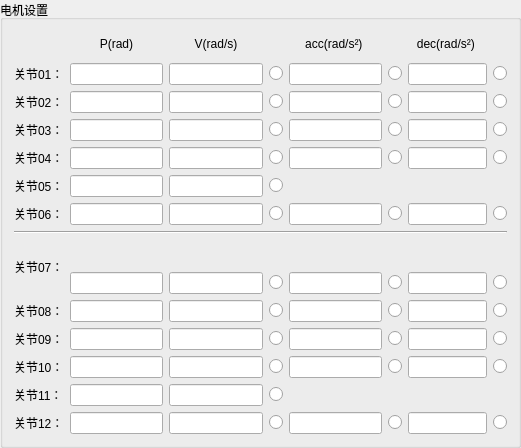
       <widget class="QGroupBox" name="groupBox_2">
        <property name="geometry">
         <rect>
          <x>590</x>
          <y>10</y>
          <width>521</width>
          <height>448</height>
         </rect>
        </property>
        <property name="title">
         <string>电机设置</string>
        </property>
        <layout class="QGridLayout" name="gridLayout_3">
         <item row="11" column="8">
          <widget class="QRadioButton" name="rBtn_dec8">
           <property name="text">
            <string/>
           </property>
          </widget>
         </item>
         <item row="12" column="0">
          <widget class="QLabel" name="label_117">
           <property name="text">
            <string>关节09：</string>
           </property>
          </widget>
         </item>
         <item row="3" column="4">
          <widget class="QLineEdit" name="lineEdit_joint102_acc">
           <property name="enabled">
            <bool>true</bool>
           </property>
           <property name="alignment">
            <set>Qt::AlignRight|Qt::AlignTrailing|Qt::AlignVCenter</set>
           </property>
          </widget>
         </item>
         <item row="13" column="1">
          <widget class="QLineEdit" name="lineEdit_joint204_p">
           <property name="enabled">
            <bool>true</bool>
           </property>
           <property name="alignment">
            <set>Qt::AlignRight|Qt::AlignTrailing|Qt::AlignVCenter</set>
           </property>
          </widget>
         </item>
         <item row="15" column="0">
          <widget class="QLabel" name="label_131">
           <property name="text">
            <string>关节12：</string>
           </property>
          </widget>
         </item>
         <item row="5" column="6" colspan="2">
          <widget class="QLineEdit" name="lineEdit_joint104_dec">
           <property name="enabled">
            <bool>true</bool>
           </property>
           <property name="alignment">
            <set>Qt::AlignRight|Qt::AlignTrailing|Qt::AlignVCenter</set>
           </property>
          </widget>
         </item>
         <item row="13" column="6" colspan="2">
          <widget class="QLineEdit" name="lineEdit_joint204_dec">
           <property name="enabled">
            <bool>true</bool>
           </property>
           <property name="alignment">
            <set>Qt::AlignRight|Qt::AlignTrailing|Qt::AlignVCenter</set>
           </property>
          </widget>
         </item>
         <item row="11" column="5">
          <widget class="QRadioButton" name="rBtn_acc8">
           <property name="text">
            <string/>
           </property>
          </widget>
         </item>
         <item row="1" column="2">
          <widget class="QLineEdit" name="lineEdit_joint101_v">
           <property name="enabled">
            <bool>true</bool>
           </property>
           <property name="alignment">
            <set>Qt::AlignRight|Qt::AlignTrailing|Qt::AlignVCenter</set>
           </property>
          </widget>
         </item>
         <item row="5" column="1">
          <widget class="QLineEdit" name="lineEdit_joint104_p">
           <property name="enabled">
            <bool>true</bool>
           </property>
           <property name="alignment">
            <set>Qt::AlignRight|Qt::AlignTrailing|Qt::AlignVCenter</set>
           </property>
          </widget>
         </item>
         <item row="7" column="0">
          <widget class="QLabel" name="label_103">
           <property name="text">
            <string>关节06：</string>
           </property>
          </widget>
         </item>
         <item row="9" column="0" rowspan="2">
          <widget class="QLabel" name="label_109">
           <property name="text">
            <string>关节07：</string>
           </property>
          </widget>
         </item>
         <item row="10" column="8">
          <widget class="QRadioButton" name="rBtn_dec7">
           <property name="text">
            <string/>
           </property>
          </widget>
         </item>
         <item row="14" column="1">
          <widget class="QLineEdit" name="lineEdit_joint205_p">
           <property name="enabled">
            <bool>true</bool>
           </property>
           <property name="alignment">
            <set>Qt::AlignRight|Qt::AlignTrailing|Qt::AlignVCenter</set>
           </property>
          </widget>
         </item>
         <item row="6" column="2">
          <widget class="QLineEdit" name="lineEdit_joint105_v">
           <property name="enabled">
            <bool>true</bool>
           </property>
           <property name="alignment">
            <set>Qt::AlignRight|Qt::AlignTrailing|Qt::AlignVCenter</set>
           </property>
          </widget>
         </item>
         <item row="4" column="0">
          <widget class="QLabel" name="label_89">
           <property name="text">
            <string>关节03：</string>
           </property>
          </widget>
         </item>
         <item row="8" column="0" colspan="9">
          <widget class="Line" name="line_2">
           <property name="orientation">
            <enum>Qt::Horizontal</enum>
           </property>
          </widget>
         </item>
         <item row="13" column="8">
          <widget class="QRadioButton" name="rBtn_dec10">
           <property name="text">
            <string/>
           </property>
          </widget>
         </item>
         <item row="7" column="2">
          <widget class="QLineEdit" name="lineEdit_joint106_v">
           <property name="enabled">
            <bool>true</bool>
           </property>
           <property name="alignment">
            <set>Qt::AlignRight|Qt::AlignTrailing|Qt::AlignVCenter</set>
           </property>
          </widget>
         </item>
         <item row="4" column="2">
          <widget class="QLineEdit" name="lineEdit_joint103_v">
           <property name="enabled">
            <bool>true</bool>
           </property>
           <property name="alignment">
            <set>Qt::AlignRight|Qt::AlignTrailing|Qt::AlignVCenter</set>
           </property>
          </widget>
         </item>
         <item row="5" column="0">
          <widget class="QLabel" name="label_93">
           <property name="text">
            <string>关节04：</string>
           </property>
          </widget>
         </item>
         <item row="15" column="3">
          <widget class="QRadioButton" name="rBtn_v12">
           <property name="text">
            <string/>
           </property>
          </widget>
         </item>
         <item row="3" column="2">
          <widget class="QLineEdit" name="lineEdit_joint102_v">
           <property name="enabled">
            <bool>true</bool>
           </property>
           <property name="alignment">
            <set>Qt::AlignRight|Qt::AlignTrailing|Qt::AlignVCenter</set>
           </property>
          </widget>
         </item>
         <item row="4" column="1">
          <widget class="QLineEdit" name="lineEdit_joint103_p">
           <property name="enabled">
            <bool>true</bool>
           </property>
           <property name="layoutDirection">
            <enum>Qt::LeftToRight</enum>
           </property>
           <property name="alignment">
            <set>Qt::AlignRight|Qt::AlignTrailing|Qt::AlignVCenter</set>
           </property>
          </widget>
         </item>
         <item row="3" column="3">
          <widget class="QRadioButton" name="rBtn_v2">
           <property name="text">
            <string/>
           </property>
          </widget>
         </item>
         <item row="10" column="3">
          <widget class="QRadioButton" name="rBtn_v7">
           <property name="text">
            <string/>
           </property>
          </widget>
         </item>
         <item row="1" column="6" colspan="2">
          <widget class="QLineEdit" name="lineEdit_joint101_dec">
           <property name="enabled">
            <bool>true</bool>
           </property>
           <property name="alignment">
            <set>Qt::AlignRight|Qt::AlignTrailing|Qt::AlignVCenter</set>
           </property>
          </widget>
         </item>
         <item row="1" column="4">
          <widget class="QLineEdit" name="lineEdit_joint101_acc">
           <property name="enabled">
            <bool>true</bool>
           </property>
           <property name="alignment">
            <set>Qt::AlignRight|Qt::AlignTrailing|Qt::AlignVCenter</set>
           </property>
          </widget>
         </item>
         <item row="15" column="8">
          <widget class="QRadioButton" name="rBtn_dec12">
           <property name="text">
            <string/>
           </property>
          </widget>
         </item>
         <item row="11" column="2">
          <widget class="QLineEdit" name="lineEdit_joint202_v">
           <property name="enabled">
            <bool>true</bool>
           </property>
           <property name="alignment">
            <set>Qt::AlignRight|Qt::AlignTrailing|Qt::AlignVCenter</set>
           </property>
          </widget>
         </item>
         <item row="12" column="2">
          <widget class="QLineEdit" name="lineEdit_joint203_v">
           <property name="enabled">
            <bool>true</bool>
           </property>
           <property name="alignment">
            <set>Qt::AlignRight|Qt::AlignTrailing|Qt::AlignVCenter</set>
           </property>
          </widget>
         </item>
         <item row="15" column="2">
          <widget class="QLineEdit" name="lineEdit_joint206_v">
           <property name="enabled">
            <bool>true</bool>
           </property>
           <property name="alignment">
            <set>Qt::AlignRight|Qt::AlignTrailing|Qt::AlignVCenter</set>
           </property>
          </widget>
         </item>
         <item row="7" column="3">
          <widget class="QRadioButton" name="rBtn_v6">
           <property name="text">
            <string/>
           </property>
          </widget>
         </item>
         <item row="12" column="6" colspan="2">
          <widget class="QLineEdit" name="lineEdit_joint203_dec">
           <property name="enabled">
            <bool>true</bool>
           </property>
           <property name="alignment">
            <set>Qt::AlignRight|Qt::AlignTrailing|Qt::AlignVCenter</set>
           </property>
          </widget>
         </item>
         <item row="13" column="2">
          <widget class="QLineEdit" name="lineEdit_joint204_v">
           <property name="enabled">
            <bool>true</bool>
           </property>
           <property name="alignment">
            <set>Qt::AlignRight|Qt::AlignTrailing|Qt::AlignVCenter</set>
           </property>
          </widget>
         </item>
         <item row="1" column="8">
          <widget class="QRadioButton" name="rBtn_dec1">
           <property name="text">
            <string/>
           </property>
          </widget>
         </item>
         <item row="4" column="4">
          <widget class="QLineEdit" name="lineEdit_joint103_acc">
           <property name="enabled">
            <bool>true</bool>
           </property>
           <property name="alignment">
            <set>Qt::AlignRight|Qt::AlignTrailing|Qt::AlignVCenter</set>
           </property>
          </widget>
         </item>
         <item row="5" column="4">
          <widget class="QLineEdit" name="lineEdit_joint104_acc">
           <property name="enabled">
            <bool>true</bool>
           </property>
           <property name="alignment">
            <set>Qt::AlignRight|Qt::AlignTrailing|Qt::AlignVCenter</set>
           </property>
          </widget>
         </item>
         <item row="11" column="0">
          <widget class="QLabel" name="label_113">
           <property name="text">
            <string>关节08：</string>
           </property>
          </widget>
         </item>
         <item row="14" column="3">
          <widget class="QRadioButton" name="rBtn_v11">
           <property name="text">
            <string/>
           </property>
          </widget>
         </item>
         <item row="5" column="3">
          <widget class="QRadioButton" name="rBtn_v4">
           <property name="text">
            <string/>
           </property>
          </widget>
         </item>
         <item row="4" column="5">
          <widget class="QRadioButton" name="rBtn_acc3">
           <property name="text">
            <string/>
           </property>
          </widget>
         </item>
         <item row="5" column="2">
          <widget class="QLineEdit" name="lineEdit_joint104_v">
           <property name="enabled">
            <bool>true</bool>
           </property>
           <property name="alignment">
            <set>Qt::AlignRight|Qt::AlignTrailing|Qt::AlignVCenter</set>
           </property>
          </widget>
         </item>
         <item row="13" column="5">
          <widget class="QRadioButton" name="rBtn_acc10">
           <property name="text">
            <string/>
           </property>
          </widget>
         </item>
         <item row="3" column="5">
          <widget class="QRadioButton" name="rBtn_acc2">
           <property name="text">
            <string/>
           </property>
          </widget>
         </item>
         <item row="1" column="0">
          <widget class="QLabel" name="label_53">
           <property name="text">
            <string>关节01：</string>
           </property>
          </widget>
         </item>
         <item row="4" column="6" colspan="2">
          <widget class="QLineEdit" name="lineEdit_joint103_dec">
           <property name="enabled">
            <bool>true</bool>
           </property>
           <property name="alignment">
            <set>Qt::AlignRight|Qt::AlignTrailing|Qt::AlignVCenter</set>
           </property>
          </widget>
         </item>
         <item row="12" column="8">
          <widget class="QRadioButton" name="rBtn_dec9">
           <property name="text">
            <string/>
           </property>
          </widget>
         </item>
         <item row="3" column="1">
          <widget class="QLineEdit" name="lineEdit_joint102_p">
           <property name="enabled">
            <bool>true</bool>
           </property>
           <property name="layoutDirection">
            <enum>Qt::LeftToRight</enum>
           </property>
           <property name="alignment">
            <set>Qt::AlignRight|Qt::AlignTrailing|Qt::AlignVCenter</set>
           </property>
          </widget>
         </item>
         <item row="1" column="5">
          <widget class="QRadioButton" name="rBtn_acc1">
           <property name="text">
            <string/>
           </property>
          </widget>
         </item>
         <item row="15" column="1">
          <widget class="QLineEdit" name="lineEdit_joint206_p">
           <property name="enabled">
            <bool>true</bool>
           </property>
           <property name="alignment">
            <set>Qt::AlignRight|Qt::AlignTrailing|Qt::AlignVCenter</set>
           </property>
          </widget>
         </item>
         <item row="13" column="3">
          <widget class="QRadioButton" name="rBtn_v10">
           <property name="text">
            <string/>
           </property>
          </widget>
         </item>
         <item row="10" column="1">
          <widget class="QLineEdit" name="lineEdit_joint201_p">
           <property name="enabled">
            <bool>true</bool>
           </property>
           <property name="alignment">
            <set>Qt::AlignRight|Qt::AlignTrailing|Qt::AlignVCenter</set>
           </property>
          </widget>
         </item>
         <item row="7" column="1">
          <widget class="QLineEdit" name="lineEdit_joint106_p">
           <property name="enabled">
            <bool>true</bool>
           </property>
           <property name="alignment">
            <set>Qt::AlignRight|Qt::AlignTrailing|Qt::AlignVCenter</set>
           </property>
          </widget>
         </item>
         <item row="3" column="8">
          <widget class="QRadioButton" name="rBtn_dec2">
           <property name="text">
            <string/>
           </property>
          </widget>
         </item>
         <item row="1" column="1">
          <widget class="QLineEdit" name="lineEdit_joint101_p">
           <property name="enabled">
            <bool>true</bool>
           </property>
           <property name="layoutDirection">
            <enum>Qt::LeftToRight</enum>
           </property>
           <property name="alignment">
            <set>Qt::AlignRight|Qt::AlignTrailing|Qt::AlignVCenter</set>
           </property>
          </widget>
         </item>
         <item row="0" column="6" colspan="2">
          <widget class="QLabel" name="label_97">
           <property name="text">
            <string>dec(rad/s²) </string>
           </property>
           <property name="alignment">
            <set>Qt::AlignCenter</set>
           </property>
          </widget>
         </item>
         <item row="0" column="2">
          <widget class="QLabel" name="label_60">
           <property name="text">
            <string>V(rad/s)</string>
           </property>
           <property name="alignment">
            <set>Qt::AlignCenter</set>
           </property>
          </widget>
         </item>
         <item row="3" column="6" colspan="2">
          <widget class="QLineEdit" name="lineEdit_joint102_dec">
           <property name="enabled">
            <bool>true</bool>
           </property>
           <property name="alignment">
            <set>Qt::AlignRight|Qt::AlignTrailing|Qt::AlignVCenter</set>
           </property>
          </widget>
         </item>
         <item row="12" column="3">
          <widget class="QRadioButton" name="rBtn_v9">
           <property name="text">
            <string/>
           </property>
          </widget>
         </item>
         <item row="3" column="0">
          <widget class="QLabel" name="label_62">
           <property name="text">
            <string>关节02：</string>
           </property>
          </widget>
         </item>
         <item row="4" column="3">
          <widget class="QRadioButton" name="rBtn_v3">
           <property name="text">
            <string/>
           </property>
          </widget>
         </item>
         <item row="6" column="3">
          <widget class="QRadioButton" name="rBtn_v5">
           <property name="text">
            <string/>
           </property>
          </widget>
         </item>
         <item row="6" column="1">
          <widget class="QLineEdit" name="lineEdit_joint105_p">
           <property name="enabled">
            <bool>true</bool>
           </property>
           <property name="alignment">
            <set>Qt::AlignRight|Qt::AlignTrailing|Qt::AlignVCenter</set>
           </property>
          </widget>
         </item>
         <item row="0" column="4">
          <widget class="QLabel" name="label_61">
           <property name="text">
            <string>acc(rad/s²) </string>
           </property>
           <property name="alignment">
            <set>Qt::AlignCenter</set>
           </property>
          </widget>
         </item>
         <item row="11" column="3">
          <widget class="QRadioButton" name="rBtn_v8">
           <property name="text">
            <string/>
           </property>
          </widget>
         </item>
         <item row="6" column="0">
          <widget class="QLabel" name="label_99">
           <property name="text">
            <string>关节05：</string>
           </property>
          </widget>
         </item>
         <item row="5" column="8">
          <widget class="QRadioButton" name="rBtn_dec4">
           <property name="text">
            <string/>
           </property>
          </widget>
         </item>
         <item row="13" column="0">
          <widget class="QLabel" name="label_121">
           <property name="text">
            <string>关节10：</string>
           </property>
          </widget>
         </item>
         <item row="0" column="1">
          <widget class="QLabel" name="label_59">
           <property name="text">
            <string>P(rad)</string>
           </property>
           <property name="alignment">
            <set>Qt::AlignCenter</set>
           </property>
          </widget>
         </item>
         <item row="11" column="6" colspan="2">
          <widget class="QLineEdit" name="lineEdit_joint202_dec">
           <property name="enabled">
            <bool>true</bool>
           </property>
           <property name="alignment">
            <set>Qt::AlignRight|Qt::AlignTrailing|Qt::AlignVCenter</set>
           </property>
          </widget>
         </item>
         <item row="10" column="2">
          <widget class="QLineEdit" name="lineEdit_joint201_v">
           <property name="enabled">
            <bool>true</bool>
           </property>
           <property name="alignment">
            <set>Qt::AlignRight|Qt::AlignTrailing|Qt::AlignVCenter</set>
           </property>
          </widget>
         </item>
         <item row="14" column="0">
          <widget class="QLabel" name="label_127">
           <property name="text">
            <string>关节11：</string>
           </property>
          </widget>
         </item>
         <item row="5" column="5">
          <widget class="QRadioButton" name="rBtn_acc4">
           <property name="text">
            <string/>
           </property>
          </widget>
         </item>
         <item row="4" column="8">
          <widget class="QRadioButton" name="rBtn_dec3">
           <property name="text">
            <string/>
           </property>
          </widget>
         </item>
         <item row="11" column="1">
          <widget class="QLineEdit" name="lineEdit_joint202_p">
           <property name="enabled">
            <bool>true</bool>
           </property>
           <property name="alignment">
            <set>Qt::AlignRight|Qt::AlignTrailing|Qt::AlignVCenter</set>
           </property>
          </widget>
         </item>
         <item row="14" column="2">
          <widget class="QLineEdit" name="lineEdit_joint205_v">
           <property name="enabled">
            <bool>true</bool>
           </property>
           <property name="alignment">
            <set>Qt::AlignRight|Qt::AlignTrailing|Qt::AlignVCenter</set>
           </property>
          </widget>
         </item>
         <item row="15" column="6" colspan="2">
          <widget class="QLineEdit" name="lineEdit_joint206_dec">
           <property name="enabled">
            <bool>true</bool>
           </property>
           <property name="alignment">
            <set>Qt::AlignRight|Qt::AlignTrailing|Qt::AlignVCenter</set>
           </property>
          </widget>
         </item>
         <item row="12" column="1">
          <widget class="QLineEdit" name="lineEdit_joint203_p">
           <property name="enabled">
            <bool>true</bool>
           </property>
           <property name="alignment">
            <set>Qt::AlignRight|Qt::AlignTrailing|Qt::AlignVCenter</set>
           </property>
          </widget>
         </item>
         <item row="12" column="5">
          <widget class="QRadioButton" name="rBtn_acc9">
           <property name="text">
            <string/>
           </property>
          </widget>
         </item>
         <item row="1" column="3">
          <widget class="QRadioButton" name="rBtn_v1">
           <property name="text">
            <string/>
           </property>
          </widget>
         </item>
         <item row="10" column="5">
          <widget class="QRadioButton" name="rBtn_acc7">
           <property name="text">
            <string/>
           </property>
          </widget>
         </item>
         <item row="10" column="6" colspan="2">
          <widget class="QLineEdit" name="lineEdit_joint201_dec">
           <property name="enabled">
            <bool>true</bool>
           </property>
           <property name="alignment">
            <set>Qt::AlignRight|Qt::AlignTrailing|Qt::AlignVCenter</set>
           </property>
          </widget>
         </item>
         <item row="15" column="5">
          <widget class="QRadioButton" name="rBtn_acc12">
           <property name="text">
            <string/>
           </property>
          </widget>
         </item>
         <item row="15" column="4">
          <widget class="QLineEdit" name="lineEdit_joint206_acc">
           <property name="enabled">
            <bool>true</bool>
           </property>
           <property name="alignment">
            <set>Qt::AlignRight|Qt::AlignTrailing|Qt::AlignVCenter</set>
           </property>
          </widget>
         </item>
         <item row="13" column="4">
          <widget class="QLineEdit" name="lineEdit_joint204_acc">
           <property name="enabled">
            <bool>true</bool>
           </property>
           <property name="alignment">
            <set>Qt::AlignRight|Qt::AlignTrailing|Qt::AlignVCenter</set>
           </property>
          </widget>
         </item>
         <item row="12" column="4">
          <widget class="QLineEdit" name="lineEdit_joint203_acc">
           <property name="enabled">
            <bool>true</bool>
           </property>
           <property name="alignment">
            <set>Qt::AlignRight|Qt::AlignTrailing|Qt::AlignVCenter</set>
           </property>
          </widget>
         </item>
         <item row="11" column="4">
          <widget class="QLineEdit" name="lineEdit_joint202_acc">
           <property name="enabled">
            <bool>true</bool>
           </property>
           <property name="alignment">
            <set>Qt::AlignRight|Qt::AlignTrailing|Qt::AlignVCenter</set>
           </property>
          </widget>
         </item>
         <item row="10" column="4">
          <widget class="QLineEdit" name="lineEdit_joint201_acc">
           <property name="enabled">
            <bool>true</bool>
           </property>
           <property name="alignment">
            <set>Qt::AlignRight|Qt::AlignTrailing|Qt::AlignVCenter</set>
           </property>
          </widget>
         </item>
         <item row="7" column="4">
          <widget class="QLineEdit" name="lineEdit_joint106_acc">
           <property name="enabled">
            <bool>true</bool>
           </property>
           <property name="alignment">
            <set>Qt::AlignRight|Qt::AlignTrailing|Qt::AlignVCenter</set>
           </property>
          </widget>
         </item>
         <item row="7" column="5">
          <widget class="QRadioButton" name="rBtn_acc6">
           <property name="text">
            <string/>
           </property>
          </widget>
         </item>
         <item row="7" column="6" colspan="2">
          <widget class="QLineEdit" name="lineEdit_joint106_dec">
           <property name="enabled">
            <bool>true</bool>
           </property>
           <property name="alignment">
            <set>Qt::AlignRight|Qt::AlignTrailing|Qt::AlignVCenter</set>
           </property>
          </widget>
         </item>
         <item row="7" column="8">
          <widget class="QRadioButton" name="rBtn_dec6">
           <property name="text">
            <string/>
           </property>
          </widget>
         </item>
        </layout>
       </widget>
